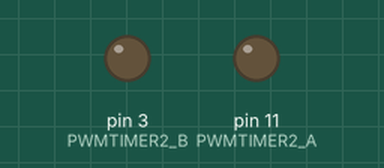
Bench run of a sketch on a simulated Arduino Uno, built with avr-gcc and run on an emulated ATmega328P. On the bench: output pins drawn as LEDs (lit = HIGH).

Above: at 0.17 s.
Timing chart, 0 to 1.7 s (numbered marks = the images above):
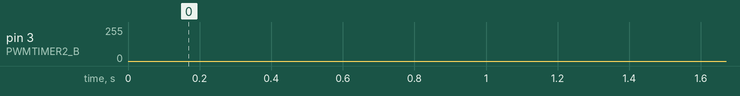

The sketch:

pwm_EG_2.ino
```cpp
#define MAXWAVEFORM   3
#define MAXSAMPLESNUM 120
#define WAVE0   0
#define WAVE1   1
#define WAVE2   2
#define WAVE3   3
#define PWMTIMER2_B   3
#define PWMTIMER2_A   11

static int waveformsTable[MAXWAVEFORM][MAXSAMPLESNUM];
       int i = 0;

void setup() {

  pinMode(PWMTIMER2_B, OUTPUT);
  pinMode(PWMTIMER2_A, OUTPUT);

  //Setup Timer 2 which controls pins 3 and 11 via hardware
  // we will set up for FAST PWM and the TOP value is controlled via OCR2x

  //TCCR2A = _BV(COM2A1) | _BV(COM2B1) | _BV(WGM21) | _BV(WGM20);
  //TCCR2B = _BV(CS20);

  //Set up values statically so we don't have to calculate each time , only lookup
  for (int i = 0; i < MAXSAMPLESNUM; i++) {
    waveformsTable[WAVE0][i] = 127.0 * (1.0 + sin ((float)i * 3.14159 / 60.0)); //sine
    waveformsTable[WAVE1][i] = 3.0 * (float)(i % 60);                           //sawtooth
    waveformsTable[WAVE2][i] = 3.0 * (60.0 - (float)(abs(( i % 120 ) - 60)));   // triangle
  }
  //attachInterrupt(button0, wave0Select, RISING);  // Interrupt attached to the button connected to pin 2
  //attachInterrupt(button1, wave1Select, RISING);  // Interrupt attached to the button connected to pin 3
}

void loop() {

 // OCR2B = (int)waveformsTable[WAVE1][i]; //PIN 3
 // OCR2A = (int)waveformsTable[WAVE0][i]; //PIN 11
  analogWrite(PWMTIMER2_B,waveformsTable[WAVE2][i]);
  analogWrite(PWMTIMER2_A,waveformsTable[WAVE0][i++]);

  i+=1;

  delayMicroseconds(1000);

  if (i >=  MAXSAMPLESNUM) i = 0;

}

// function hooked to the interrupt on digital pin 2
//void wave0Select() {
//  wave0++;
//  if(wave0 == 4)
//    wave0 = 0;
//}

// function hooked to the interrupt on digital pin 3
//void wave1Select() {
// wave1++;
// if(wave1 == 4)
//   wave1 = 0;
//}
```
